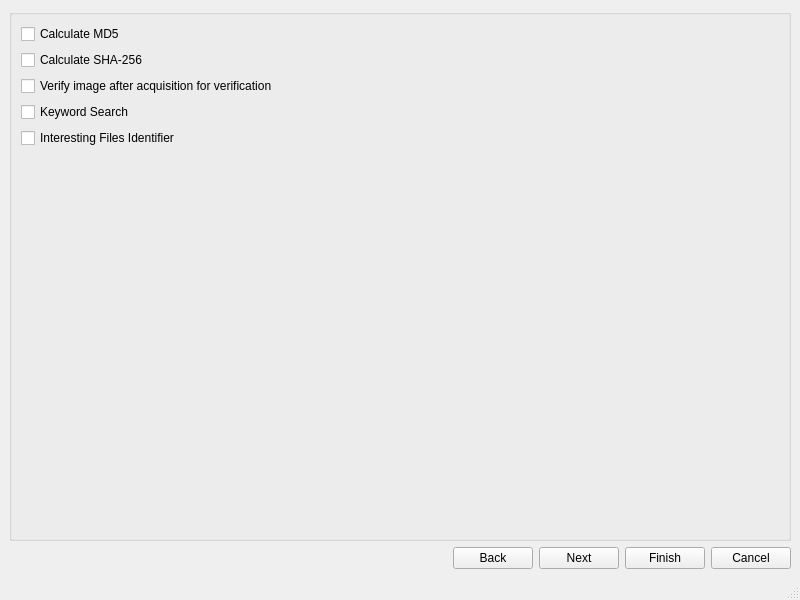
<?xml version="1.0" encoding="UTF-8"?>
<ui version="4.0">
 <class>IngestModuleWindow</class>
 <widget class="QMainWindow" name="IngestModuleWindow">
  <property name="geometry">
   <rect>
    <x>0</x>
    <y>0</y>
    <width>800</width>
    <height>600</height>
   </rect>
  </property>
  <property name="windowTitle">
   <string>Disk Imager</string>
  </property>
  <widget class="QWidget" name="centralwidget">
   <layout class="QGridLayout" name="gridLayout">
    <item row="0" column="0">
     <widget class="QGroupBox" name="imw_groupBox">
      <property name="title">
       <string/>
      </property>
      <layout class="QFormLayout" name="formLayout">
       <item row="0" column="0">
        <widget class="QCheckBox" name="imw_md5Checkbox">
         <property name="text">
          <string>Calculate MD5</string>
         </property>
        </widget>
       </item>
       <item row="1" column="0">
        <widget class="QCheckBox" name="imw_shaCheckbox">
         <property name="text">
          <string>Calculate SHA-256</string>
         </property>
        </widget>
       </item>
       <item row="2" column="0">
        <widget class="QCheckBox" name="imw_verificationCheckbox">
         <property name="text">
          <string>Verify image after acquisition for verification</string>
         </property>
        </widget>
       </item>
       <item row="3" column="0">
        <widget class="QCheckBox" name="imw_keywordCheckbox">
         <property name="text">
          <string>Keyword Search</string>
         </property>
        </widget>
       </item>
       <item row="4" column="0">
        <widget class="QCheckBox" name="imw_interestingCheckbox">
         <property name="text">
          <string>Interesting Files Identifier</string>
         </property>
        </widget>
       </item>
      </layout>
     </widget>
    </item>
    <item row="1" column="0">
     <layout class="QHBoxLayout" name="horizontalLayout">
      <item>
       <spacer name="horizontalSpacer">
        <property name="orientation">
         <enum>Qt::Horizontal</enum>
        </property>
        <property name="sizeHint" stdset="0">
         <size>
          <width>40</width>
          <height>20</height>
         </size>
        </property>
       </spacer>
      </item>
      <item>
       <widget class="QPushButton" name="imw_backButton">
        <property name="text">
         <string>Back</string>
        </property>
       </widget>
      </item>
      <item>
       <widget class="QPushButton" name="imw_nextButton">
        <property name="text">
         <string>Next</string>
        </property>
       </widget>
      </item>
      <item>
       <widget class="QPushButton" name="imw_finishButton">
        <property name="text">
         <string>Finish</string>
        </property>
       </widget>
      </item>
      <item>
       <widget class="QPushButton" name="imw_cancelButton">
        <property name="text">
         <string>Cancel</string>
        </property>
       </widget>
      </item>
     </layout>
    </item>
   </layout>
  </widget>
  <widget class="QMenuBar" name="menubar">
   <property name="geometry">
    <rect>
     <x>0</x>
     <y>0</y>
     <width>800</width>
     <height>22</height>
    </rect>
   </property>
  </widget>
  <widget class="QStatusBar" name="statusbar"/>
 </widget>
 <resources/>
 <connections/>
</ui>
